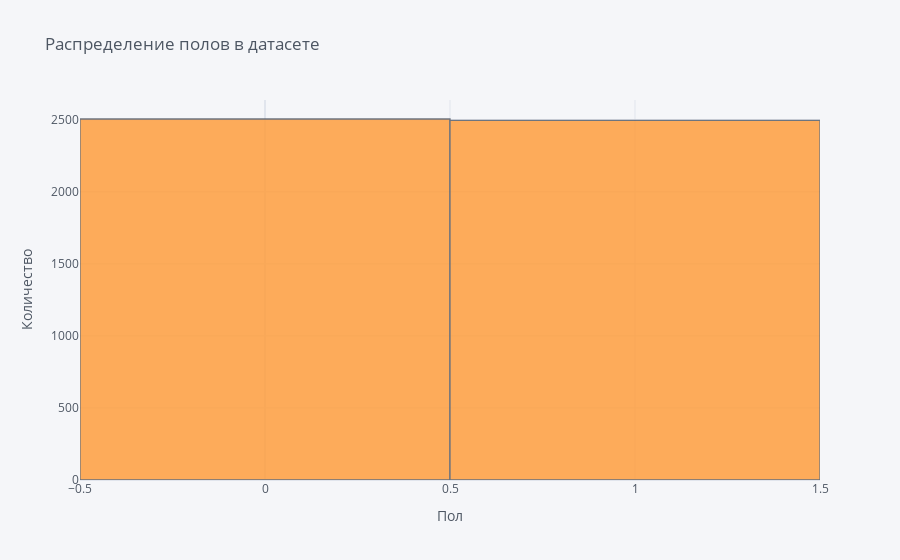

Notebook cell for this chart:
### Markdown cell above
*Исследование данных, поиск странностей:*

### Code cell
data['Пол'].iplot(kind='hist', xTitle='Пол',
                  yTitle='Количество', title='Распределение полов в датасете')

### Figure 1 — Plotly figure (JSON) as saved in the notebook; plotly's stock layout.template omitted (floating-point values rounded to 4 significant figures; data arrays with more than 128 entries replaced by an {"elided": "..."} marker saying what was removed)
{"data": [{"histfunc": "count", "histnorm": "", "marker": {"color": "rgba(255, 153, 51, 1.0)", "line": {"color": "#4D5663", "width": 1.3}}, "name": "Пол", "opacity": 0.8, "orientation": "v", "type": "histogram", "x": {"elided": "5000 int values"}}], "layout": {"barmode": "overlay", "legend": {"bgcolor": "#F5F6F9", "font": {"color": "#4D5663"}}, "paper_bgcolor": "#F5F6F9", "plot_bgcolor": "#F5F6F9", "title": {"font": {"color": "#4D5663"}, "text": "Распределение полов в датасете"}, "xaxis": {"gridcolor": "#E1E5ED", "showgrid": true, "tickfont": {"color": "#4D5663"}, "title": {"font": {"color": "#4D5663"}, "text": "Пол"}, "zerolinecolor": "#E1E5ED"}, "yaxis": {"gridcolor": "#E1E5ED", "showgrid": true, "tickfont": {"color": "#4D5663"}, "title": {"font": {"color": "#4D5663"}, "text": "Количество"}, "zerolinecolor": "#E1E5ED"}}}
